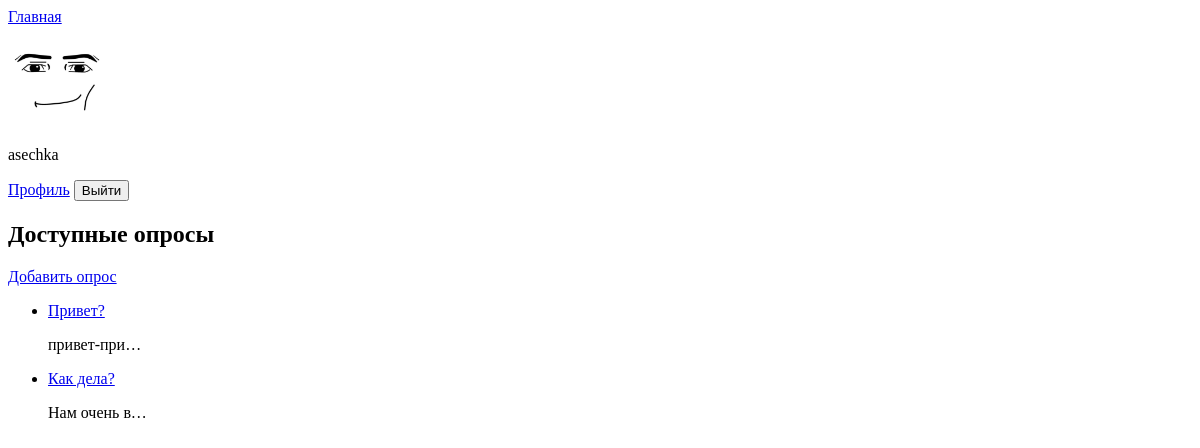
The app's page / (signed in), older data.
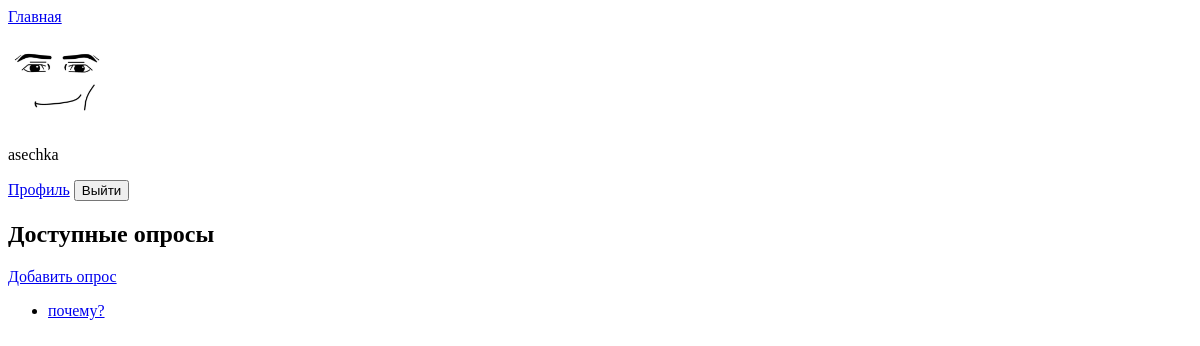
The same page, newer data.
### polls/models.py (models this page shows, shortened)
class User(AbstractUser):
    avatar = models.ImageField(upload_to='avatar', blank=True, default='avatar/default.jpg')

class Question(models.Model):
    question_text = models.CharField(max_length=200)
    question_description = models.CharField(max_length=500, blank=True)
    picture = models.ImageField(upload_to='picture', blank=True)
    pub_date = models.DateTimeField('date published')
    expires_at = models.DateTimeField('expires at', default=timezone.now)

### polls/views.py (the view)
# urls.py: path('', views.PollsListView.as_view(), name='index'),
class PollsListView(LoginRequiredMixin, generic.ListView):
    template_name = 'polls/index.html'
    context_object_name = 'latest_question_list'
    def get_queryset(self):
        if self.request.user.is_superuser:
            return Question.objects.order_by('-pub_date')
        else:
            return Question.objects.filter(
                expires_at__gt=timezone.now()
            ).order_by('-pub_date')

### polls/templates/polls/index.html (shortened to what this page needs)
{% extends 'base.html' %}
{% block content %}
{% if user.is_authenticated %}
    <h2>Доступные опросы</h2>
    <a href="{% url 'polls:create_poll' %}">Добавить опрос</a>
    {% if latest_question_list %}
    <ul>
        {% for question in latest_question_list %}
        <li><a href="{% url 'polls:detail' question.id %}">{{question.question_text}}</a>
            <p style="white-space: nowrap; overflow: hidden; text-overflow: ellipsis; max-width: 100px;">
                {{question.question_description}}</p>
        </li>
        {% endfor %}
    </ul>
        {% else %}
         <p>
             Нет вопросов!
         </p>
    {% endif %}
{% else %}
<h1>Пройдите регистрацию, чтобы проходить опросы</h1>
<a href="{% url 'polls:registration' %}">Зарегистрироваться</a>
<p>Уже зарегистрированы?</p>
<a href="{% url 'polls:login' %}">Войти</a>
{% endif %}
{% endblock content %}

### polls/templates/base.html (shortened to what this page needs)
<!DOCTYPE html>
<html lang="ru">
<head>
</head>
<body>
    <header>
        <nav>
            <a href="{% url 'polls:index' %}">Главная</a>
            <div>
                {% if user.is_authenticated %}
                    <img src="{{ user.avatar.url }}" alt="Аватар" width="100" height="100" style="border-radius: 50%;">
                    <p>{{ user.username }}</p>
                    <a href="{% url 'polls:profile' %}">Профиль</a>
                    <form method="post" action="{% url 'polls:logout' %}" style="display: inline;">
                        <button type="submit">Выйти</button>
                    </form>
                {% endif %}
            </div>
        </nav>
    </header>
    <main>
        {% block content %}{% endblock content %}
    </main>
</body>
</html>

Row changes from the older to the newer data that the page shows:
removed Question: question_text "Привет?", question_description "привет-при…"
removed Question: question_text "Как дела?", question_description "Нам очень в…"
added Question: question_text "почему?"
